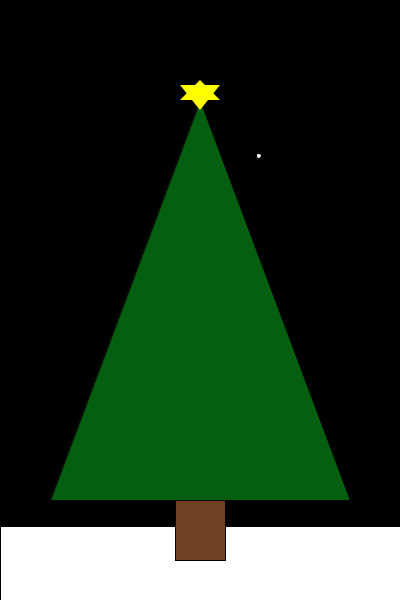
Frame 1 (no input)
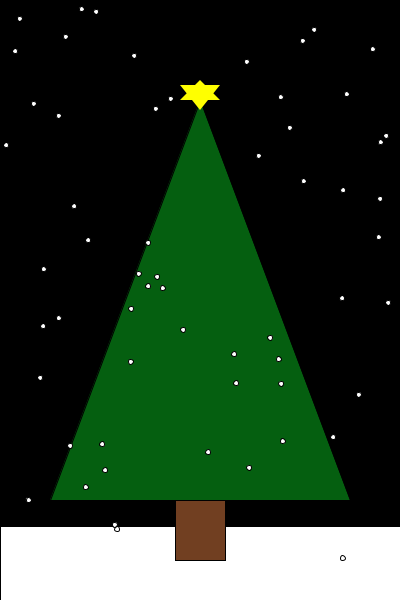
Frame 60 (the mouse pressed at the canvas centre just before this capture)
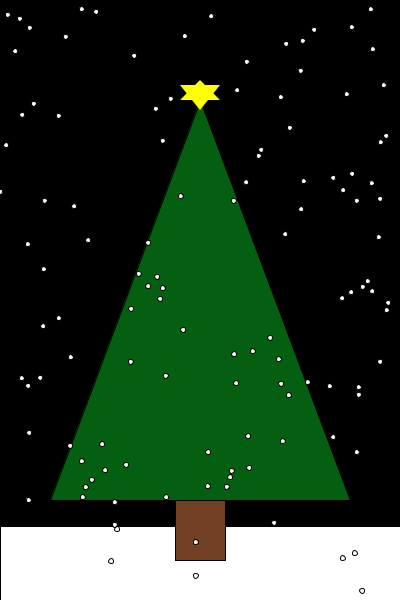
Frame 120 (the mouse held since frame 60 and released just before this capture)

The Processing sketch that drew these frames (run headless with seeded random() and noise(); from frame 60 on, the mouse is pressed at the canvas centre):

// Processing sketch: processing_48425
// ── processing_48425.pde

void setup()
{
  size (400, 600);
  background(0, 0, 0);
  smooth();
  fill(5, 95, 16);
  triangle(200, 100, 50, 500, 350, 500);
  fill(255, 255, 255);
  rect(0, 526, 400, 75);
  fill(113, 63, 33);
  rect(175, 500, 50, 60);
  fill(255, 255, 0);
  noStroke();
  triangle(180,100,200,80,220,100);
  triangle(200,110,180,85,220,85);
  stroke(.5);
  fill(255,255,255);
  
}

void draw()
{
  fill(255);
  ellipse(random(400),random(600),5,5);
}


void mousePressed()
{
  fill(random(255), random(255), random(255));
  ellipse(mouseX, mouseY, 20, 20);
  
  
}

void keyPressed()
{
 save ("snapshot.jpg"); 
}
